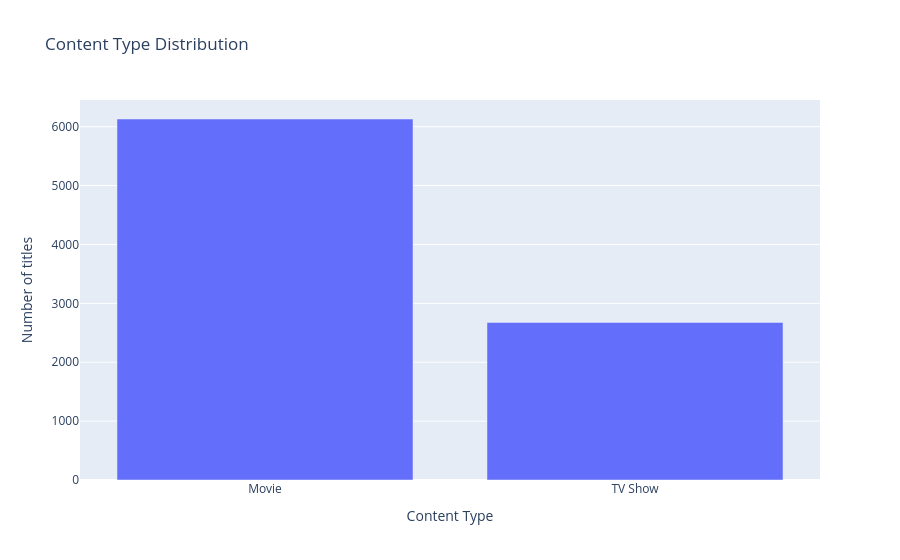
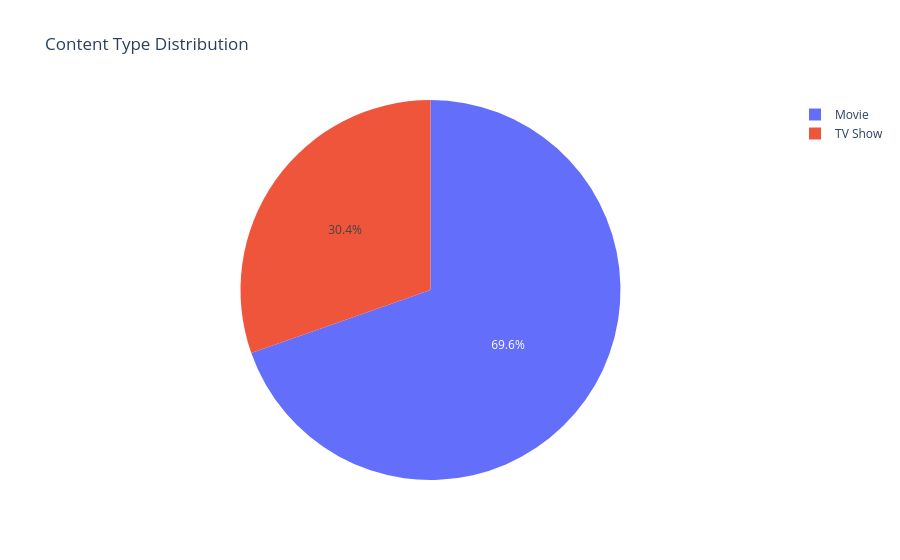

The cell these charts' notebook holds for them, in order:
### Markdown cell above
## 5. Movies vs TV Shows

### Code cell
content_type= file["type"].value_counts().reset_index()
content_type.columns = ["Content Type", "Number of titles"]
fig= px.bar(content_type, title="Content Type Distribution", x="Content Type", y="Number of titles")
fig.show()
fig.write_image("../outputs/content_type_bar.png")

fig = px.pie(
    content_type,
    names="Content Type",
    values="Number of titles",
    title="Content Type Distribution"
)
fig.show()
fig.write_image("../outputs/content_type_pie.png")

### Figure 1 — Plotly figure (JSON) as saved in the notebook; plotly's stock layout.template omitted (floating-point values rounded to 4 significant figures)
{"data": [{"hovertemplate": "Content Type=%{x}<br>Number of titles=%{y}<extra></extra>", "legendgroup": "", "marker": {"color": "#636efa", "pattern": {"shape": ""}}, "name": "", "orientation": "v", "showlegend": false, "textposition": "auto", "type": "bar", "x": ["Movie", "TV Show"], "xaxis": "x", "y": [6131, 2676], "yaxis": "y"}], "layout": {"barmode": "relative", "legend": {"tracegroupgap": 0}, "title": {"text": "Content Type Distribution"}, "xaxis": {"anchor": "y", "domain": [0, 1], "title": {"text": "Content Type"}}, "yaxis": {"anchor": "x", "domain": [0, 1], "title": {"text": "Number of titles"}}}}

### Figure 2 — Plotly figure (JSON) as saved in the notebook; plotly's stock layout.template omitted (floating-point values rounded to 4 significant figures)
{"data": [{"domain": {"x": [0, 1], "y": [0, 1]}, "hovertemplate": "Content Type=%{label}<br>Number of titles=%{value}<extra></extra>", "labels": ["Movie", "TV Show"], "legendgroup": "", "name": "", "showlegend": true, "type": "pie", "values": [6131, 2676]}], "layout": {"legend": {"tracegroupgap": 0}, "title": {"text": "Content Type Distribution"}}}
